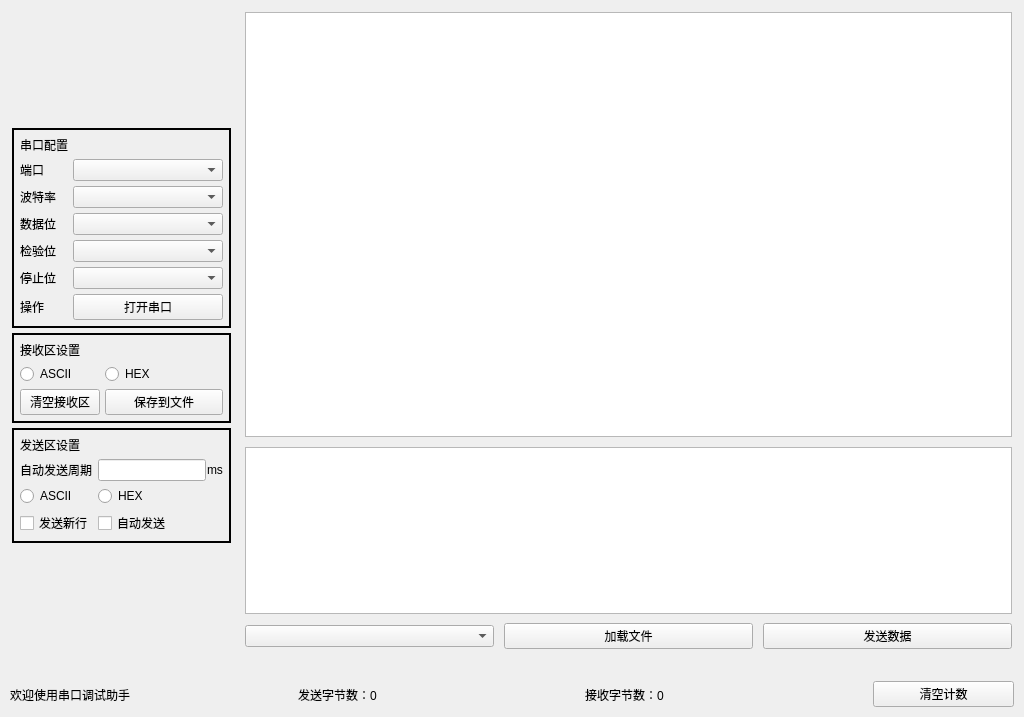
<?xml version="1.0" encoding="UTF-8"?>
<ui version="4.0">
 <class>Form</class>
 <widget class="QWidget" name="Form">
  <property name="windowModality">
   <enum>Qt::NonModal</enum>
  </property>
  <property name="geometry">
   <rect>
    <x>0</x>
    <y>0</y>
    <width>1024</width>
    <height>717</height>
   </rect>
  </property>
  <property name="windowTitle">
   <string>Form</string>
  </property>
  <layout class="QVBoxLayout" name="verticalLayout" stretch="15,1">
   <property name="spacing">
    <number>0</number>
   </property>
   <property name="leftMargin">
    <number>0</number>
   </property>
   <property name="topMargin">
    <number>0</number>
   </property>
   <property name="rightMargin">
    <number>0</number>
   </property>
   <property name="bottomMargin">
    <number>0</number>
   </property>
   <item>
    <widget class="QWidget" name="main_widget" native="true">
     <layout class="QHBoxLayout" name="horizontalLayout_2" stretch="1,5">
      <property name="spacing">
       <number>10</number>
      </property>
      <property name="leftMargin">
       <number>10</number>
      </property>
      <property name="topMargin">
       <number>10</number>
      </property>
      <property name="rightMargin">
       <number>10</number>
      </property>
      <property name="bottomMargin">
       <number>10</number>
      </property>
      <item>
       <widget class="QWidget" name="settings_widget" native="true">
        <layout class="QVBoxLayout" name="verticalLayout_3" stretch="0,0,0">
         <property name="spacing">
          <number>5</number>
         </property>
         <property name="sizeConstraint">
          <enum>QLayout::SetFixedSize</enum>
         </property>
         <property name="leftMargin">
          <number>2</number>
         </property>
         <property name="topMargin">
          <number>2</number>
         </property>
         <property name="rightMargin">
          <number>2</number>
         </property>
         <property name="bottomMargin">
          <number>2</number>
         </property>
         <item>
          <widget class="QWidget" name="serial_swidget" native="true">
           <property name="styleSheet">
            <string notr="true">#serial_swidget {
    border: 2px solid black;
}
</string>
           </property>
           <layout class="QFormLayout" name="formLayout">
            <property name="horizontalSpacing">
             <number>5</number>
            </property>
            <property name="verticalSpacing">
             <number>5</number>
            </property>
            <property name="leftMargin">
             <number>8</number>
            </property>
            <property name="topMargin">
             <number>8</number>
            </property>
            <property name="rightMargin">
             <number>8</number>
            </property>
            <property name="bottomMargin">
             <number>8</number>
            </property>
            <item row="0" column="0">
             <widget class="QLabel" name="serial_label">
              <property name="text">
               <string>串口配置</string>
              </property>
             </widget>
            </item>
            <item row="1" column="0">
             <widget class="QLabel" name="com_label">
              <property name="text">
               <string>端口</string>
              </property>
             </widget>
            </item>
            <item row="1" column="1">
             <widget class="QComboBox" name="com_combobox"/>
            </item>
            <item row="2" column="0">
             <widget class="QLabel" name="baud_label">
              <property name="text">
               <string>波特率</string>
              </property>
             </widget>
            </item>
            <item row="2" column="1">
             <widget class="QComboBox" name="baud_combobox"/>
            </item>
            <item row="3" column="0">
             <widget class="QLabel" name="databit_label">
              <property name="text">
               <string>数据位</string>
              </property>
             </widget>
            </item>
            <item row="3" column="1">
             <widget class="QComboBox" name="databit_combobox"/>
            </item>
            <item row="4" column="0">
             <widget class="QLabel" name="stopbit_label">
              <property name="text">
               <string>检验位</string>
              </property>
             </widget>
            </item>
            <item row="4" column="1">
             <widget class="QComboBox" name="stopbit_combobox"/>
            </item>
            <item row="5" column="0">
             <widget class="QLabel" name="checkbit_label">
              <property name="text">
               <string>停止位</string>
              </property>
             </widget>
            </item>
            <item row="5" column="1">
             <widget class="QComboBox" name="checkbit_combobox"/>
            </item>
            <item row="6" column="0">
             <widget class="QLabel" name="motion_label">
              <property name="text">
               <string>操作</string>
              </property>
             </widget>
            </item>
            <item row="6" column="1">
             <widget class="QPushButton" name="motion_button">
              <property name="sizePolicy">
               <sizepolicy hsizetype="Preferred" vsizetype="Preferred">
                <horstretch>0</horstretch>
                <verstretch>0</verstretch>
               </sizepolicy>
              </property>
              <property name="focusPolicy">
               <enum>Qt::ClickFocus</enum>
              </property>
              <property name="text">
               <string>打开串口</string>
              </property>
             </widget>
            </item>
           </layout>
          </widget>
         </item>
         <item>
          <widget class="QWidget" name="rx_swidget" native="true">
           <property name="styleSheet">
            <string notr="true">#rx_swidget{
    border: 2px solid black;
}
</string>
           </property>
           <layout class="QFormLayout" name="formLayout_2">
            <property name="horizontalSpacing">
             <number>5</number>
            </property>
            <property name="verticalSpacing">
             <number>5</number>
            </property>
            <property name="leftMargin">
             <number>8</number>
            </property>
            <property name="topMargin">
             <number>8</number>
            </property>
            <property name="rightMargin">
             <number>8</number>
            </property>
            <property name="bottomMargin">
             <number>8</number>
            </property>
            <item row="2" column="0">
             <widget class="QRadioButton" name="rxascii_radio">
              <property name="text">
               <string>ASCII</string>
              </property>
             </widget>
            </item>
            <item row="2" column="1">
             <widget class="QRadioButton" name="rxhex_radio">
              <property name="text">
               <string>HEX</string>
              </property>
             </widget>
            </item>
            <item row="3" column="0">
             <widget class="QPushButton" name="rxclear_button">
              <property name="text">
               <string>清空接收区</string>
              </property>
             </widget>
            </item>
            <item row="3" column="1">
             <widget class="QPushButton" name="rxsave_button">
              <property name="text">
               <string>保存到文件</string>
              </property>
             </widget>
            </item>
            <item row="1" column="0">
             <widget class="QLabel" name="rx_label">
              <property name="text">
               <string>接收区设置</string>
              </property>
             </widget>
            </item>
           </layout>
          </widget>
         </item>
         <item>
          <widget class="QWidget" name="tx_swidget" native="true">
           <property name="styleSheet">
            <string notr="true">#tx_swidget {
    border: 2px solid black;
}
</string>
           </property>
           <layout class="QFormLayout" name="formLayout_3">
            <property name="horizontalSpacing">
             <number>5</number>
            </property>
            <property name="verticalSpacing">
             <number>5</number>
            </property>
            <property name="leftMargin">
             <number>8</number>
            </property>
            <property name="topMargin">
             <number>8</number>
            </property>
            <property name="rightMargin">
             <number>8</number>
            </property>
            <property name="bottomMargin">
             <number>8</number>
            </property>
            <item row="3" column="0">
             <widget class="QLabel" name="period_label">
              <property name="text">
               <string>自动发送周期</string>
              </property>
             </widget>
            </item>
            <item row="3" column="1">
             <widget class="QWidget" name="period_widget" native="true">
              <layout class="QHBoxLayout" name="horizontalLayout_3">
               <property name="spacing">
                <number>1</number>
               </property>
               <property name="leftMargin">
                <number>0</number>
               </property>
               <property name="topMargin">
                <number>0</number>
               </property>
               <property name="rightMargin">
                <number>0</number>
               </property>
               <property name="bottomMargin">
                <number>0</number>
               </property>
               <item>
                <widget class="QLineEdit" name="period_lineEdit"/>
               </item>
               <item>
                <widget class="QLabel" name="ms_label">
                 <property name="text">
                  <string>ms</string>
                 </property>
                </widget>
               </item>
              </layout>
             </widget>
            </item>
            <item row="4" column="0">
             <widget class="QRadioButton" name="txascii_radio">
              <property name="text">
               <string>ASCII</string>
              </property>
             </widget>
            </item>
            <item row="4" column="1">
             <widget class="QRadioButton" name="txhex_radio">
              <property name="text">
               <string>HEX</string>
              </property>
             </widget>
            </item>
            <item row="5" column="0">
             <widget class="QCheckBox" name="newline_checkbox">
              <property name="text">
               <string>发送新行</string>
              </property>
             </widget>
            </item>
            <item row="5" column="1">
             <widget class="QCheckBox" name="autosend_checkbox">
              <property name="text">
               <string>自动发送</string>
              </property>
             </widget>
            </item>
            <item row="2" column="0">
             <widget class="QLabel" name="tx_label">
              <property name="text">
               <string>发送区设置</string>
              </property>
             </widget>
            </item>
           </layout>
          </widget>
         </item>
        </layout>
       </widget>
      </item>
      <item>
       <widget class="QWidget" name="display_widget" native="true">
        <layout class="QVBoxLayout" name="verticalLayout_2" stretch="2,1">
         <property name="spacing">
          <number>10</number>
         </property>
         <property name="leftMargin">
          <number>2</number>
         </property>
         <property name="topMargin">
          <number>2</number>
         </property>
         <property name="rightMargin">
          <number>2</number>
         </property>
         <property name="bottomMargin">
          <number>2</number>
         </property>
         <item>
          <widget class="QTextBrowser" name="rx_textbrowser"/>
         </item>
         <item>
          <widget class="QWidget" name="tx_widget" native="true">
           <layout class="QVBoxLayout" name="verticalLayout_4" stretch="4,1">
            <property name="spacing">
             <number>0</number>
            </property>
            <property name="leftMargin">
             <number>0</number>
            </property>
            <property name="topMargin">
             <number>0</number>
            </property>
            <property name="rightMargin">
             <number>0</number>
            </property>
            <property name="bottomMargin">
             <number>0</number>
            </property>
            <item>
             <widget class="QTextEdit" name="tx_textedit"/>
            </item>
            <item>
             <widget class="QWidget" name="tx_sbwidget" native="true">
              <layout class="QHBoxLayout" name="horizontalLayout_4">
               <property name="spacing">
                <number>10</number>
               </property>
               <property name="leftMargin">
                <number>0</number>
               </property>
               <property name="rightMargin">
                <number>0</number>
               </property>
               <property name="bottomMargin">
                <number>11</number>
               </property>
               <item>
                <widget class="QComboBox" name="txhistory_combobox">
                 <property name="styleSheet">
                  <string notr="true"/>
                 </property>
                </widget>
               </item>
               <item>
                <widget class="QPushButton" name="txload_button">
                 <property name="text">
                  <string>加载文件</string>
                 </property>
                </widget>
               </item>
               <item>
                <widget class="QPushButton" name="txsend_button">
                 <property name="text">
                  <string>发送数据</string>
                 </property>
                </widget>
               </item>
              </layout>
             </widget>
            </item>
           </layout>
          </widget>
         </item>
        </layout>
       </widget>
      </item>
     </layout>
    </widget>
   </item>
   <item>
    <widget class="QWidget" name="bottom_widget" native="true">
     <layout class="QHBoxLayout" name="horizontalLayout" stretch="2,2,2,1">
      <property name="sizeConstraint">
       <enum>QLayout::SetDefaultConstraint</enum>
      </property>
      <property name="leftMargin">
       <number>10</number>
      </property>
      <property name="topMargin">
       <number>2</number>
      </property>
      <property name="rightMargin">
       <number>10</number>
      </property>
      <property name="bottomMargin">
       <number>2</number>
      </property>
      <item>
       <widget class="QLabel" name="welcome_label">
        <property name="text">
         <string>欢迎使用串口调试助手</string>
        </property>
       </widget>
      </item>
      <item>
       <widget class="QLabel" name="txnum_label">
        <property name="text">
         <string>发送字节数：0</string>
        </property>
       </widget>
      </item>
      <item>
       <widget class="QLabel" name="rxnum_label">
        <property name="text">
         <string>接收字节数：0</string>
        </property>
       </widget>
      </item>
      <item>
       <widget class="QPushButton" name="clear_button">
        <property name="enabled">
         <bool>true</bool>
        </property>
        <property name="focusPolicy">
         <enum>Qt::NoFocus</enum>
        </property>
        <property name="text">
         <string>清空计数</string>
        </property>
       </widget>
      </item>
     </layout>
    </widget>
   </item>
  </layout>
 </widget>
 <resources/>
 <connections/>
</ui>
